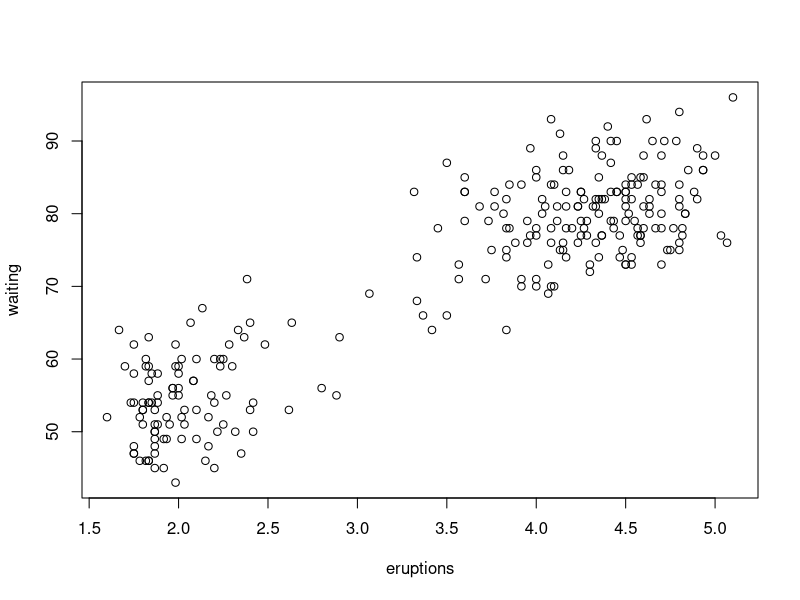
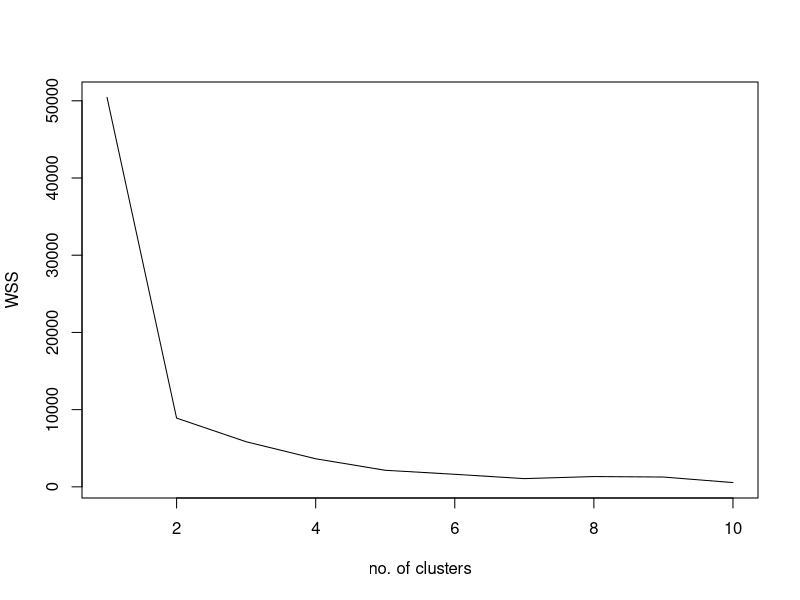
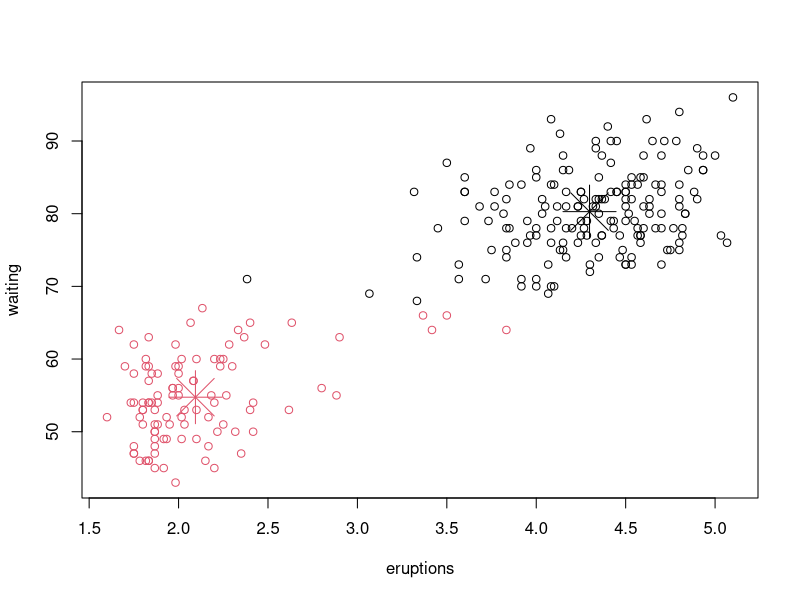

These charts were generated, in order, by the following R code:
# Title     : Lab 8
# Objective : K-Means Clustering
# Created by: ThomasGrant
# Created on: 03/12/2020
library("MASS")
?faithful
# plot the old faithful datset
plot(faithful)
# Create a vector Within Sum of squares WSS which for computing the wss of the different values of K
WSS <- rep(0,10)
for(i in 1:10){
 WSS[i] <- sum(kmeans(faithful, centers = i)$withinss)
}
# Plot the WSS to see the best value for k. look for a kink in the line
plot(WSS, type = "l", xlab = "no. of clusters")
# investigate the best value of k
k <- 2
cl2 <- kmeans(faithful,centers = k)
table(cl2$cluster)
cl2$centers
cl2$withinss
plot(faithful, col = cl2$cluster)
points(cl2$centers, col=1:k, pch=8, cex=5) # shows the centroids of the clusters
# Exercise calculate the average distance to the centroid for the 2 clusters
avg_dst <- function(dataset, no_of_clusters){
   avg_dist <- rep(0,no_of_clusters)
   clk <- kmeans(dataset, centers = no_of_clusters)
  for(i in 1:no_of_clusters){
    g1 <- dataset[which(clk$cluster==i),]
    ng <- clk$size[i]
    total <- sum(as.matrix(dist(rbind(g1, clk$centers[i,])))[ng+1,])
    avg_dist[i] <- total/ng
  }
  avg_dist
}
avg_dst(faithful, 3)
